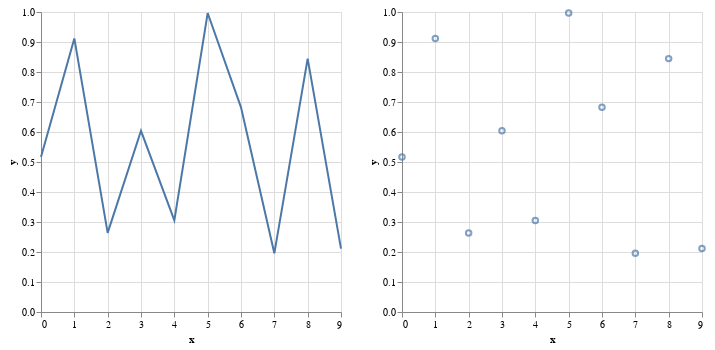

Here is the notebook cell this chart was saved with:
### Markdown cell above
### Horizontális összefűzés

### Code cell
base.mark_line().properties(width=300) | base.mark_point().properties(width=300)

### Figure 1 — Vega-Lite specification as saved in the notebook (floating-point values rounded to 4 significant figures)
{"config": {"view": {"continuousWidth": 400, "continuousHeight": 300}}, "hconcat": [{"mark": "line", "encoding": {"x": {"type": "quantitative", "field": "x"}, "y": {"type": "quantitative", "field": "y"}}, "width": 300}, {"mark": "point", "encoding": {"x": {"type": "quantitative", "field": "x"}, "y": {"type": "quantitative", "field": "y"}}, "width": 300}], "data": {"name": "data-e521e16deedf648444e5d7243138716b"}, "$schema": "https://vega.github.io/schema/vega-lite/v4.8.1.json", "datasets": {"data-e521e16deedf648444e5d7243138716b": [{"x": 0, "y": 0.5169}, {"x": 1, "y": 0.912}, {"x": 2, "y": 0.2636}, {"x": 3, "y": 0.604}, {"x": 4, "y": 0.3052}, {"x": 5, "y": 0.9965}, {"x": 6, "y": 0.6823}, {"x": 7, "y": 0.1955}, {"x": 8, "y": 0.8446}, {"x": 9, "y": 0.2115}]}}
